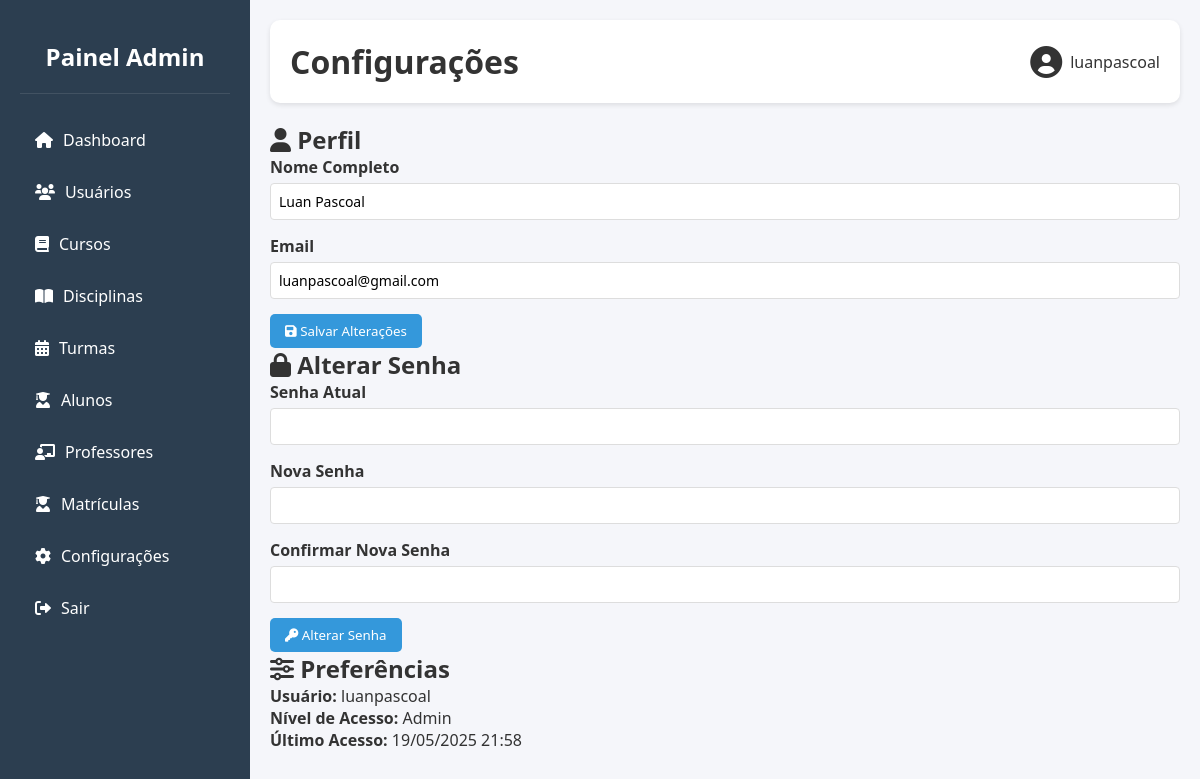
The app's page /dashboard/configuracoes/index.php (signed in) with its own data.
### tables this page shows
CREATE TABLE `usuarios` (
  `id` int(11) NOT NULL,
  `nome` varchar(100) NOT NULL,
  `usuario` varchar(50) NOT NULL,
  `senha` varchar(255) NOT NULL,
  `email` varchar(100) DEFAULT NULL,
  `nivel_acesso` enum('admin','usuario') DEFAULT 'usuario',
  `status` tinyint(1) DEFAULT 1,
  `data_cadastro` timestamp NOT NULL DEFAULT current_timestamp(),
  `ultima_atualizacao` timestamp NOT NULL DEFAULT current_timestamp() ON UPDATE current_timestamp()
);

### dashboard/configuracoes/index.php (the view, shortened to what this page needs)
<?php
include '../../database.php';
$stmt = $conn->prepare("SELECT * FROM usuarios WHERE id = ? AND nivel_acesso = 'admin'");
$stmt->bind_param("i", $_SESSION['id']);
$stmt->execute();
$result = $stmt->get_result();
$usuario = $result->fetch_assoc();
?>
<!DOCTYPE html>
<html lang="pt-BR">
<head>
    <link rel="stylesheet" href="https://cdnjs.cloudflare.com/ajax/libs/font-awesome/6.0.0/css/all.min.css">
    <link rel="stylesheet" href="../assets/css/style.css">
</head>
<body>
    <div class="dashboard">
    <?php include '../assets/layouts/sidebar.php'; ?>
    <div class="main-content">
        <div class="header">
            <h1>Configurações</h1>
            <div class="user-info">
                <i class="fas fa-user-circle fa-2x"></i>
                <span><?php echo htmlspecialchars($usuario['usuario']); ?></span>
            </div>
        </div>
        <div class="settings-container">
            <div class="settings-card">
                <h2><i class="fas fa-user"></i> Perfil</h2>
                <form method="POST" class="settings-form">
                    <div class="form-group">
                        <label for="nome">Nome Completo</label>
                        <input type="text" id="nome" name="nome" value="<?php echo htmlspecialchars($usuario['nome']); ?>" required>
                    </div>
                    <div class="form-group">
                        <label for="email">Email</label>
                        <input type="email" id="email" name="email" value="<?php echo htmlspecialchars($usuario['email']); ?>" required>
                    </div>
                    <button type="submit" name="atualizar_perfil" class="btn btn-primary">
                        <i class="fas fa-save"></i> Salvar Alterações
                    </button>
                </form>
            </div>
            <div class="settings-card">
                <h2><i class="fas fa-lock"></i> Alterar Senha</h2>
                <form method="POST" class="settings-form">
                    <div class="form-group">
                        <label for="senha_atual">Senha Atual</label>
                        <input type="password" id="senha_atual" name="senha_atual" required>
                    </div>
                    <div class="form-group">
                        <label for="nova_senha">Nova Senha</label>
                        <input type="password" id="nova_senha" name="nova_senha" required>
                    </div>
                    <div class="form-group">
                        <label for="confirmar_senha">Confirmar Nova Senha</label>
                        <input type="password" id="confirmar_senha" name="confirmar_senha" required>
                    </div>
                    <button type="submit" name="alterar_senha" class="btn btn-primary">
                        <i class="fas fa-key"></i> Alterar Senha
                    </button>
                </form>
            </div>
            <div class="settings-card">
                <h2><i class="fas fa-sliders-h"></i> Preferências</h2>
                <div class="settings-info">
                    <p><strong>Usuário:</strong> <?php echo htmlspecialchars($usuario['usuario']); ?></p>
                    <p><strong>Nível de Acesso:</strong> <?php echo ucfirst(htmlspecialchars($usuario['nivel_acesso'])); ?></p>
                    <p><strong>Último Acesso:</strong> <?php echo date('d/m/Y H:i'); ?></p>
                </div>
            </div>
        </div>
    </div>
    </div>
</body>
</html>

### dashboard/assets/css/style.css (style rules this page uses)
* { margin: 0; padding: 0; box-sizing: border-box; font-family: 'Segoe UI', Tahoma, Geneva, Verdana, sans-serif; }
:root { --primary-color: #2c3e50; --secondary-color: #34495e; --accent-color: #3498db; --text-color: #333; --light-bg: #f5f6fa; --success-color: #2ecc71; --warning-color: #f1c40f; --danger-color: #e74c3c; }
body { background-color: var(--light-bg); color: var(--text-color); }
.dashboard { display: flex; min-height: 100vh; }
.main-content { flex: 1; padding: 20px; overflow-x: auto; }
.header { background-color: white; padding: 20px; border-radius: 10px; box-shadow: 0 2px 5px rgba(0,0,0,0.1); margin-bottom: 20px; display: flex; justify-content: space-between; align-items: center; flex-wrap: wrap; gap: 10px; }
.user-info { display: flex; align-items: center; }
.user-info i { margin-right: 8px; }
.btn { padding: 8px 15px; border: none; border-radius: 5px; cursor: pointer; color: white; text-decoration: none; display: inline-block; text-align: center; }
.btn-primary { background-color: var(--accent-color); }
.form-group { margin-bottom: 15px; }
.form-group label { display: block; margin-bottom: 5px; font-weight: bold; }
.form-group input, .form-group select { width: 100%; padding: 8px; border: 1px solid #ddd; border-radius: 4px; font-size: 14px; }

### records on screen
usuarios: usuario "luanpascoal", nome "Luan Pascoal", email "luanpascoal@gmail.com", nivel_acesso "Admin"
